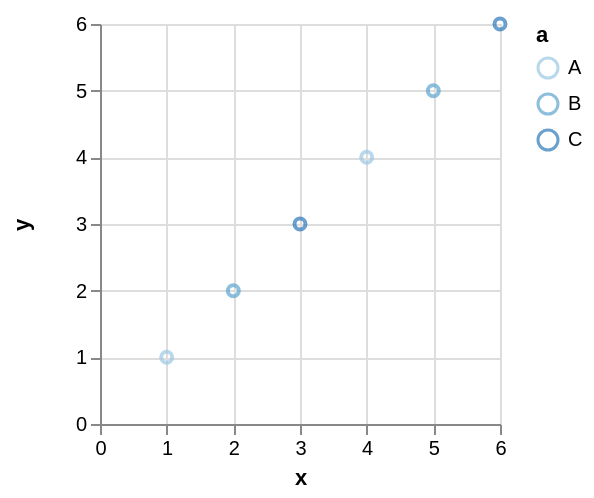

The Vega-Lite source for this figure:
### Vega specification from a JSON file in a GitHub repository (floating-point values rounded to 4 significant figures)
{"$schema": "https://vega.github.io/schema/vega/v3.0.json", "autosize": "pad", "padding": 5, "style": "cell", "data": [{"name": "source_0", "values": [{"a": "B", "x": 2, "y": 2}, {"a": "A", "x": 1, "y": 1}, {"a": "A", "x": 4, "y": 4}, {"a": "B", "x": 5, "y": 5}, {"a": "C", "x": 3, "y": 3}, {"a": "C", "x": 6, "y": 6}]}, {"name": "data_0", "source": "source_0", "transform": [{"type": "formula", "expr": "toNumber(datum[\"x\"])", "as": "x"}, {"type": "formula", "expr": "toNumber(datum[\"y\"])", "as": "y"}, {"type": "filter", "expr": "datum[\"x\"] !== null && !isNaN(datum[\"x\"]) && datum[\"y\"] !== null && !isNaN(datum[\"y\"])"}]}], "signals": [{"name": "width", "update": "200"}, {"name": "height", "update": "200"}], "marks": [{"name": "marks", "type": "symbol", "style": ["point"], "from": {"data": "data_0"}, "encode": {"update": {"x": {"scale": "x", "field": "x"}, "y": {"scale": "y", "field": "y"}, "stroke": {"scale": "color", "field": "a"}, "fill": {"value": "transparent"}, "opacity": {"value": 0.7}}}}], "scales": [{"name": "x", "type": "linear", "domain": {"data": "data_0", "field": "x"}, "range": [0, {"signal": "width"}], "nice": true, "zero": true}, {"name": "y", "type": "linear", "domain": {"data": "data_0", "field": "y"}, "range": [{"signal": "height"}, 0], "nice": true, "zero": true}, {"name": "color", "type": "ordinal", "domain": {"data": "data_0", "field": "a", "sort": true}, "range": "ordinal"}], "axes": [{"scale": "x", "labelOverlap": true, "orient": "bottom", "tickCount": {"signal": "ceil(width/40)"}, "title": "x", "zindex": 1}, {"scale": "x", "domain": false, "grid": true, "labels": false, "maxExtent": 0, "minExtent": 0, "orient": "bottom", "tickCount": {"signal": "ceil(width/40)"}, "ticks": false, "zindex": 0, "gridScale": "y"}, {"scale": "y", "labelOverlap": true, "orient": "left", "tickCount": {"signal": "ceil(height/40)"}, "title": "y", "zindex": 1}, {"scale": "y", "domain": false, "grid": true, "labels": false, "maxExtent": 0, "minExtent": 0, "orient": "left", "tickCount": {"signal": "ceil(height/40)"}, "ticks": false, "zindex": 0, "gridScale": "x"}], "legends": [{"stroke": "color", "title": "a", "encode": {"symbols": {"update": {"opacity": {"value": 0.7}}}}}], "config": {"axis": {"domainColor": "#888", "tickColor": "#888"}, "axisY": {"minExtent": 30}}}
